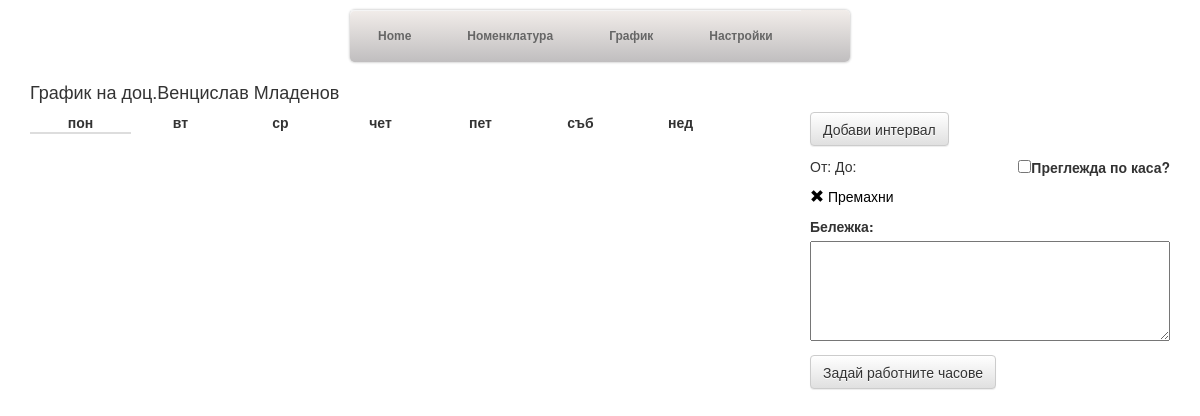
The app's page /shedule/doctor/1 with its own data.
### app/models.py (models this page shows)
class Doctor(models.Model):
    title = models.ForeignKey(Title)
    first_name = models.CharField(max_length=100)
    last_name = models.CharField(max_length=100)
    default_exam_time = models.IntegerField(default=20)
    specialities = models.ManyToManyField(Specialty)

class Title(models.Model):
    abr = models.CharField(max_length=10)
    name = models.CharField(max_length=100)

### app/schedule/views.py (the view)
# urls.py: url(r'^shedule/doctor/(\d+)$', 'app.schedule.views.doctor_shedule', name='doctor_schedule'),
def doctor_shedule(request, doctor_id):
    doctor = Doctor.objects.get(pk=doctor_id)
    return render(request, "schedule/doctor.html", {"doctor": doctor})

### app/templates/schedule/doctor.html (shortened to what this page needs)
{% extends "main.html" %}
{% block main %}
    <div class="container">
        <h4>График на {{ doctor.title.abr }}{{ doctor.first_name }} {{ doctor.last_name }}</h4>
        <div ng-controller="scheduleController" ng-init="init({{ doctor.pk }})">
            <div class="row">
                <div class="col-sm-8">
                    <div ng-repeat="month in months" class="month">
                        <table>
                            <thead>
                            <tr>
                                <th>пон</th>
                                <th>вт</th>
                                <th>ср</th>
                                <th>чет</th>
                                <th>пет</th>
                                <th>съб</th>
                                <th>нед</th>
                            </tr>
                            </thead>
                            <tbody>
                            <tr ng-repeat="week in month.weeks">
                                <td ng-repeat="day in week" ng-click="onDateClick(day)" ng-bind="day.date | dayFormat"
                                    ng-class="{'selected': day.selected, 'out-calendar': day.status == -1, 'not-set': day.status == 0, 'setted': day.status == 1, 'no-interval': day.status == 2}">
                                </td>
                            </tr>
                            </tbody>
                        </table>
                    </div>
                </div>
                <div class="col-sm-4" ng-show="hasSelected()">
                    <button ng-click="addWorkHours()" class="btn btn-default">Добави интервал</button>
                    <ul class="clear-list" style="margin-top: 10px">
                        <li ng-repeat="workInterval in workIntervals track by $index" style="margin-bottom: 10px">
                            <div ng-class="{ 'overlapping': is_overlapps($index) }">
                                <div style="margin-bottom: 10px">
                                    <div style="display: inline-block;">
                                        От:
                                        До:
                                    </div>
                                    <label style="float: right"><input type="checkbox" ng-model="workInterval.nzok">Преглежда
                                        по каса?</label>
                                </div>
                                <a class="clear-href" ng-click="$parent.removeHour($index)">
                                    <span class="glyphicon glyphicon-remove"></span> Премахни
                                </a>
                            </div>
                        </li>
                    </ul>
                    <div style="margin-top: 10px">
                        <label>Бележка:</label>
                        <textarea ng-model="note" maxlength="1000" style="width: 100%; height: 100px"></textarea>
                    </div>
                    <div style="margin-top: 10px">
                        <button ng-click="setWorkHours({{ doctor.pk }})" class="btn btn-default">Задай работните
                            часове
                        </button>
                    </div>
                </div>
            </div>
        </div>
    </div>
{% endblock %}
{% block scripts %}
    {% load staticfiles %}
{% endblock %}

### app/static/css/style.css (style rules this page uses)
html, body { margin: 0; padding: 0; height: 100%; width: 100%; }
a.clear-href, a:hover.clear-href { text-decoration: none; color: black; cursor: pointer; }
ul.clear-list { margin: 0; padding: 0; list-style-type: none; }
div.month { margin-bottom: 20px; }
div.month table th { text-align: center; }
div.month table tr:nth-child(2) th { width: 100px; }
div.month table td { text-align: center; border: 1px solid #ddd; cursor: pointer; }

### records on screen
Doctor: title.abr "доц.", first_name "Венцислав", last_name "Младенов"
